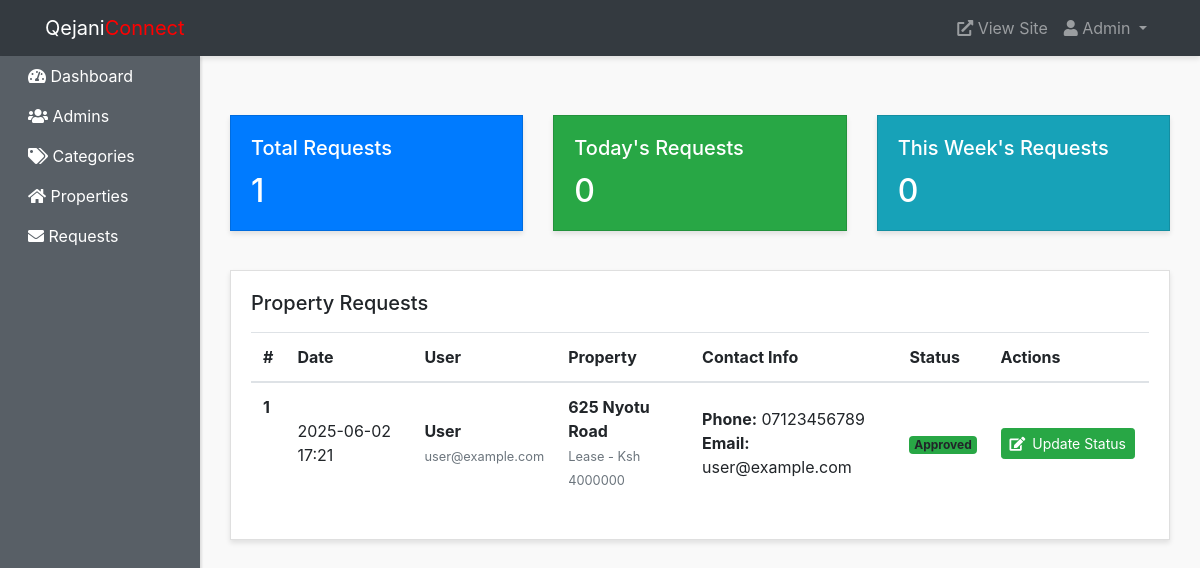
Before: /admin-panel/requests-admins/show-requests.php (signed in) with the older database file.
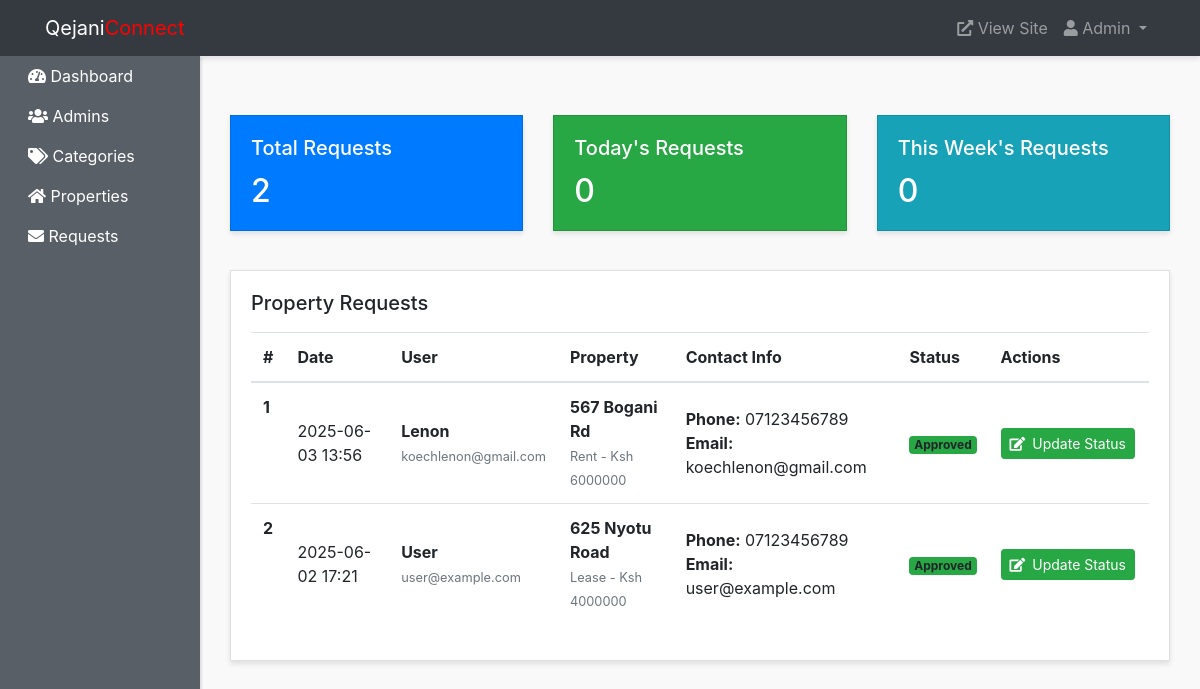
After: the same page with the newer database file.
### tables this page shows
CREATE TABLE `requests` (
  `id` int(10) NOT NULL,
  `name` varchar(200) NOT NULL,
  `email` varchar(200) NOT NULL,
  `phone` varchar(40) NOT NULL,
  `prop_id` int(10) NOT NULL,
  `user_id` int(10) NOT NULL,
  `agent_name` varchar(200) NOT NULL,
  `timestamp` timestamp NOT NULL DEFAULT current_timestamp(),
  `status` varchar(20) DEFAULT 'pending',
  `updated_at` timestamp NOT NULL DEFAULT current_timestamp() ON UPDATE current_timestamp()
);

CREATE TABLE `users` (
  `id` int(10) NOT NULL,
  `username` varchar(200) NOT NULL,
  `email` varchar(200) NOT NULL,
  `mypassword` varchar(200) NOT NULL,
  `two_factor_enabled` tinyint(1) NOT NULL DEFAULT 0,
  `two_factor_secret` varchar(255) DEFAULT NULL,
  `last_login` timestamp NULL DEFAULT NULL,
  `notification_preferences` text DEFAULT NULL
);

CREATE TABLE `props` (
  `id` int(11) NOT NULL,
  `name` varchar(200) NOT NULL,
  `location` varchar(200) NOT NULL,
  `image` varchar(200) NOT NULL,
  `price` varchar(200) NOT NULL,
  `beds` int(10) NOT NULL,
  `baths` int(20) NOT NULL,
  `sqft` varchar(30) NOT NULL,
  `home_type` varchar(200) NOT NULL,
  `year_built` varchar(200) NOT NULL,
  `type` varchar(200) NOT NULL,
  `price_sqft` float NOT NULL,
  `description` text NOT NULL,
  `admin_name` varchar(200) NOT NULL,
  `created_at` timestamp NOT NULL DEFAULT current_timestamp(),
  `virtual_tour_url` varchar(255) DEFAULT NULL,
  `status` varchar(200) NOT NULL
);

### admin-panel/requests-admins/show-requests.php (the view, shortened to what the changed rows need)
<?php require "../layout/header.php" ?>
<?php require "../../config/config.php" ?>
<?php
$query = $conn->query("SELECT r.*, p.name as property_name, p.price, p.type as property_type,
                       u.username, u.email as user_email,
                       DATE_FORMAT(r.timestamp, '%Y-%m-%d %H:%i') as formatted_date
                       FROM requests r
                       INNER JOIN props p ON r.prop_id = p.id
                       INNER JOIN users u ON r.user_id = u.id
                       ORDER BY r.timestamp DESC");
$query->execute();
$requests = $query->fetchAll(PDO::FETCH_OBJ);
$stats = $conn->query("SELECT
    COUNT(*) as total_requests,
    COUNT(CASE WHEN DATE(timestamp) = CURDATE() THEN 1 END) as today_requests,
    COUNT(CASE WHEN DATE(timestamp) = DATE_SUB(CURDATE(), INTERVAL 7 DAY) THEN 1 END) as week_requests
    FROM requests");
$stats->execute();
$request_stats = $stats->fetch(PDO::FETCH_OBJ);
?>
<link rel="stylesheet" href="https://cdnjs.cloudflare.com/ajax/libs/font-awesome/5.15.4/css/all.min.css">
    <div class="container-fluid">
    <div class="row mb-4">
        <div class="col-md-4">
            <div class="card bg-primary text-white">
                <div class="card-body">
                    <h5 class="card-title">Total Requests</h5>
                    <h2 class="card-text"><?php echo $request_stats->total_requests; ?></h2>
                </div>
            </div>
        </div>
        <div class="col-md-4">
            <div class="card bg-success text-white">
                <div class="card-body">
                    <h2 class="card-text"><?php echo $request_stats->today_requests; ?></h2>
                </div>
            </div>
        </div>
        <div class="col-md-4">
            <div class="card bg-info text-white">
                <div class="card-body">
                    <h2 class="card-text"><?php echo $request_stats->week_requests; ?></h2>
                </div>
            </div>
        </div>
    </div>
          <div class="row">
        <div class="col">
          <div class="card">
            <div class="card-body">
                    <div id="requestsTableWrapper">
                        <div class="table-responsive">
                            <table class="table table-hover mt-3">
                <thead>
                  <tr>
                    <th scope="col">#</th>
                                        <th scope="col">Date</th>
                                        <th scope="col">User</th>
                                        <th scope="col">Property</th>
                                        <th scope="col">Contact Info</th>
                                        <th scope="col">Status</th>
                                        <th scope="col">Actions</th>
                  </tr>
                </thead>
                <tbody>
                  <?php if(count($requests) > 0): ?>
                    <?php
                    $counter = 1;
                    foreach($requests as $request):
                                            $statusClass = '';
                                            $statusText = ucfirst($request->status ?? 'pending');
                                            switch(strtolower($statusText)) {
                                                case 'approved':
                                                    $statusClass = 'success';
                                                    break;
                                            }
                    ?>
                    <tr>
                        <th scope="row"><?php echo $counter++; ?></th>
                                            <td><?php echo $request->formatted_date; ?></td>
                                            <td>
                                                <strong><?php echo $request->username; ?></strong><br>
                                                <small class="text-muted"><?php echo $request->user_email; ?></small>
                                            </td>
                                            <td>
                                                <strong><?php echo $request->property_name; ?></strong><br>
                                                <small class="text-muted">
                                                    <?php echo ucfirst($request->property_type); ?> -
                                                    Ksh <?php echo $request->price; ?>
                                                </small>
                                            </td>
                                            <td>
                                                <strong>Phone:</strong> <?php echo $request->phone; ?><br>
                                                <strong>Email:</strong> <?php echo $request->email; ?>
                                            </td>
                                            <td>
                                                <span class="badge bg-<?php echo $statusClass; ?>">
                                                    <?php echo $statusText; ?>
                                                </span>
                                            </td>
                                            <td>
                                                <div class="btn-group" role="group">
                                                    <button type="button" class="btn btn-sm btn-success"
                                                            onclick="updateRequestStatus(<?php echo $request->id; ?>)"
                                                            title="Update Status">
                                                        <i class="fas fa-edit"></i> Update Status
                                                    </button>
                                                </div>
                                            </td>
                    </tr>
                    <?php endforeach; ?>
                  <?php else: ?>
                    <tr>
                                            <td colspan="6" class="text-center">No requests found</td>
                    </tr>
                  <?php endif; ?>
                </tbody>
              </table>
            </div>
          </div>
        </div>
      </div>
    </div>
    </div>
</div>
<?php require "../layout/footer.php" ?>

Changed rows visible on the page:
added requests: formatted_date "2025-06-03 13:56", user.username "Lenon", user.email "koechlenon@gmail.com", prop.name "567 Bogani Rd", prop.type "Rent", prop.price "6000000", phone "07123456789", email "koechlenon@gmail.com", status "Approved"
Other visible differences:
$request_stats->total_requests: "1" → "2"
